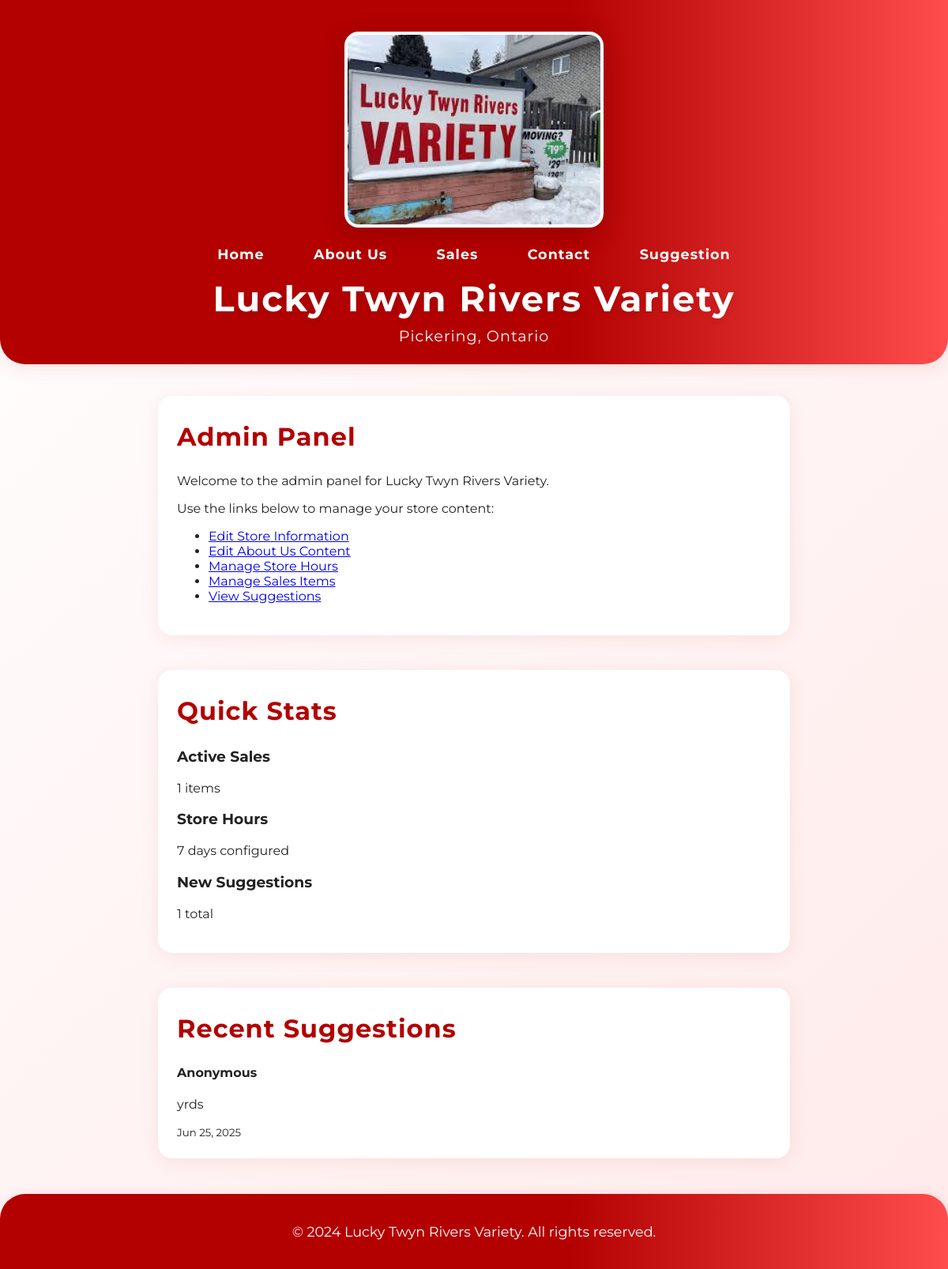
Page /admin-panel/ (signed in) on the committed database.
### core/models.py (models this page shows, shortened)
class StoreInfo(models.Model):
    name = models.CharField(max_length=200, default="Lucky Twyn Rivers Variety")
    address = models.TextField(default="159 Twyn Rivers Dr, Pickering, ON L1V 1E4")
    phone = models.CharField(max_length=20, default="(905) 509-3328")
    email = models.EmailField(blank=True)

class Suggestion(models.Model):
    name = models.CharField(max_length=100, blank=True)
    email = models.EmailField(blank=True)
    suggestion = models.TextField()
    created_at = models.DateTimeField(auto_now_add=True)
    is_read = models.BooleanField(default=False)

### core/views.py (the view, shortened to what this page needs)
# urls.py: path('admin-panel/', views.admin_panel, name='admin_panel'),
@login_required
def admin_panel(request):
    store_info = StoreInfo.objects.first()
    if not store_info:
        store_info = StoreInfo.objects.create()
    about_content, _ = AboutContent.objects.get_or_create(id=1)
    store_hours = StoreHours.objects.all()
    sale_items = SaleItem.objects.all()
    suggestions = Suggestion.objects.all().order_by('-created_at')
    context = {
        'store_info': store_info,
        'about_content': about_content,
        'store_hours': store_hours,
        'sale_items': sale_items,
        'suggestions': suggestions,
    }
    return render(request, 'core/admin.html', context)

### core/templates/core/admin.html (shortened to what this page needs)
{% extends 'core/base.html' %}
{% block content %}
<section>
    <h2>Admin Panel</h2>
    <p>Welcome to the admin panel for {{ store_info.name }}.</p>
    <p>Use the links below to manage your store content:</p>
    <ul>
        <li><a href="/admin/core/storeinfo/" target="_blank">Edit Store Information</a></li>
        <li><a href="/admin/core/aboutcontent/" target="_blank">Edit About Us Content</a></li>
        <li><a href="/admin/core/storehours/" target="_blank">Manage Store Hours</a></li>
        <li><a href="/admin/core/saleitem/" target="_blank">Manage Sales Items</a></li>
        <li><a href="/admin/core/suggestion/" target="_blank">View Suggestions</a></li>
    </ul>
</section>
<section>
    <h2>Quick Stats</h2>
    <div class="stats-grid">
        <div class="stat-card">
            <h3>Active Sales</h3>
            <p>{{ sale_items.count }} items</p>
        </div>
        <div class="stat-card">
            <h3>Store Hours</h3>
            <p>{{ store_hours.count }} days configured</p>
        </div>
        <div class="stat-card">
            <h3>New Suggestions</h3>
            <p>{{ suggestions.count }} total</p>
        </div>
    </div>
</section>
<section>
    <h2>Recent Suggestions</h2>
    {% if suggestions %}
        <div class="suggestions-list">
            {% for suggestion in suggestions|slice:":5" %}
                <div class="suggestion-item">
                    <h4>{{ suggestion.name|default:"Anonymous" }}</h4>
                    <p>{{ suggestion.suggestion|truncatewords:20 }}</p>
                    <small>{{ suggestion.created_at|date:"M d, Y" }}</small>
                </div>
            {% endfor %}
        </div>
    {% else %}
        <p>No suggestions yet.</p>
    {% endif %}
</section>
{% endblock %}

### core/templates/core/base.html (shortened to what this page needs)
<!DOCTYPE html>
<html lang="en">
<head>
    <link rel="stylesheet" href="/static/css/style.css">
</head>
<body>
    <header class="site-header">
        <img src="/static/images/sign.jpg" alt="Twyn Rivers Convenience Store Sign" class="store-sign">
        <nav>
            <ul>
                <li><a href="{% url 'home' %}">Home</a></li>
                <li><a href="#about">About Us</a></li>
                <li><a href="#sales">Sales</a></li>
                <li><a href="#contact">Contact</a></li>
                <li><a href="{% url 'suggestion' %}">Suggestion</a></li>
            </ul>
        </nav>
        <h1 id="home">{{ store_info.name }}</h1>
        <p>Pickering, Ontario</p>
    </header>
    <main class="site-main">
        {% block content %}{% endblock %}
    </main>
    <footer>
        <p>&copy; 2024 {{ store_info.name }}. All rights reserved.</p>
    </footer>
</body>
</html>

### static/css/style.css (style rules this page uses)
body { font-family: 'Montserrat', Arial, sans-serif; background: linear-gradient(135deg, #fff 0%, #ffeaea 100%); color: #222; margin: 0; padding: 0; min-height: 100vh; }
.site-header { background: linear-gradient(90deg, #b30000 60%, #ff4d4d 100%); color: #fff; padding: 2.5rem 1rem 1.5rem 1rem; text-align: center; box-shadow: 0 4px 24px rgba(179,0,0,0.10); border-bottom-left-radius: 32px; border-bottom-right-radius: 32px; position: relative; }
.store-sign { width: 320px; max-width: 90vw; border-radius: 18px; box-shadow: 0 6px 32px rgba(0,0,0,0.18); margin-bottom: 1.2rem; border: 4px solid #fff; background: #fff; animation: fadeIn 1.2s cubic-bezier(.4,0,.2,1); }
nav ul { list-style: none; padding: 0; margin: 0 0 1.2rem 0; display: flex; justify-content: center; gap: 2.5rem; }
nav a { color: #fff; text-decoration: none; font-weight: bold; font-size: 1.1rem; letter-spacing: 1px; padding: 0.3rem 0.7rem; border-radius: 6px; transition: background 0.2s, color 0.2s, box-shadow 0.2s; }
h1 { margin: 0.5rem 0 0 0; font-size: 2.8rem; letter-spacing: 2px; font-weight: 700; text-shadow: 0 2px 8px rgba(0,0,0,0.10); }
.site-header p { margin: 0.5rem 0 0 0; font-size: 1.2rem; letter-spacing: 1px; color: #fff8f8; }
.site-main { max-width: 800px; margin: 2.5rem auto 2rem auto; padding: 0 1.2rem; }
section { margin-bottom: 2.8rem; background: #fff; border-radius: 18px; box-shadow: 0 4px 24px rgba(179,0,0,0.08); padding: 2rem 1.5rem 1.5rem 1.5rem; animation: fadeIn 1.2s cubic-bezier(.4,0,.2,1); }
h2 { color: #b30000; margin-top: 0; font-size: 2rem; font-weight: 700; letter-spacing: 1px; }
footer { background: linear-gradient(90deg, #b30000 60%, #ff4d4d 100%); color: #fff; text-align: center; padding: 1.2rem 0; position: relative; bottom: 0; width: 100%; font-size: 1.1rem; border-top-left-radius: 32px; border-top-right-radius: 32px; box-shadow: 0 -2px 12px rgba(179,0,0,0.08); }

### rows in the picture
StoreInfo: name "Lucky Twyn Rivers Variety"
Suggestion: name "Anonymous", suggestion "yrds", created_at "Jun 25, 2025"

### other values in the picture
{{ sale_items.count }} "1"
{{ store_hours.count }} "7"
{{ suggestions.count }} "1"
